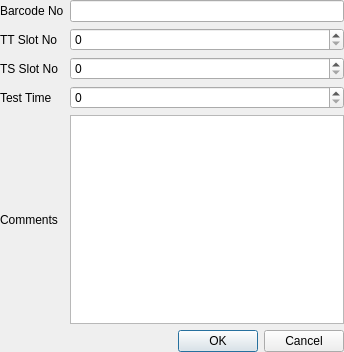
<?xml version="1.0" encoding="UTF-8"?>
<ui version="4.0">
 <class>add_entry_dialog</class>
 <widget class="QDialog" name="add_entry_dialog">
  <property name="geometry">
   <rect>
    <x>0</x>
    <y>0</y>
    <width>344</width>
    <height>352</height>
   </rect>
  </property>
  <property name="windowTitle">
   <string>Dialog</string>
  </property>
  <widget class="QWidget" name="layoutWidget">
   <property name="geometry">
    <rect>
     <x>0</x>
     <y>0</y>
     <width>344</width>
     <height>352</height>
    </rect>
   </property>
   <layout class="QGridLayout" name="gridLayout">
    <item row="1" column="0">
     <widget class="QLabel" name="TTSlot">
      <property name="text">
       <string>TT Slot No</string>
      </property>
     </widget>
    </item>
    <item row="3" column="1">
     <widget class="QSpinBox" name="TestTime"/>
    </item>
    <item row="1" column="1">
     <widget class="QSpinBox" name="TTSlotNo"/>
    </item>
    <item row="0" column="0">
     <widget class="QLabel" name="Barcode">
      <property name="text">
       <string>Barcode No</string>
      </property>
     </widget>
    </item>
    <item row="2" column="0">
     <widget class="QLabel" name="TSslot_label">
      <property name="text">
       <string>TS Slot No</string>
      </property>
     </widget>
    </item>
    <item row="3" column="0">
     <widget class="QLabel" name="Tessttime_label">
      <property name="text">
       <string>Test Time</string>
      </property>
     </widget>
    </item>
    <item row="5" column="1">
     <widget class="QDialogButtonBox" name="ok">
      <property name="orientation">
       <enum>Qt::Horizontal</enum>
      </property>
      <property name="standardButtons">
       <set>QDialogButtonBox::Cancel|QDialogButtonBox::Ok</set>
      </property>
     </widget>
    </item>
    <item row="4" column="0">
     <widget class="QLabel" name="Comments_Label">
      <property name="text">
       <string>Comments</string>
      </property>
     </widget>
    </item>
    <item row="4" column="1">
     <widget class="QPlainTextEdit" name="Comments"/>
    </item>
    <item row="2" column="1">
     <widget class="QSpinBox" name="TSSlotNo"/>
    </item>
    <item row="0" column="1">
     <widget class="QLineEdit" name="BarcodeNo"/>
    </item>
   </layout>
  </widget>
 </widget>
 <resources/>
 <connections/>
</ui>
